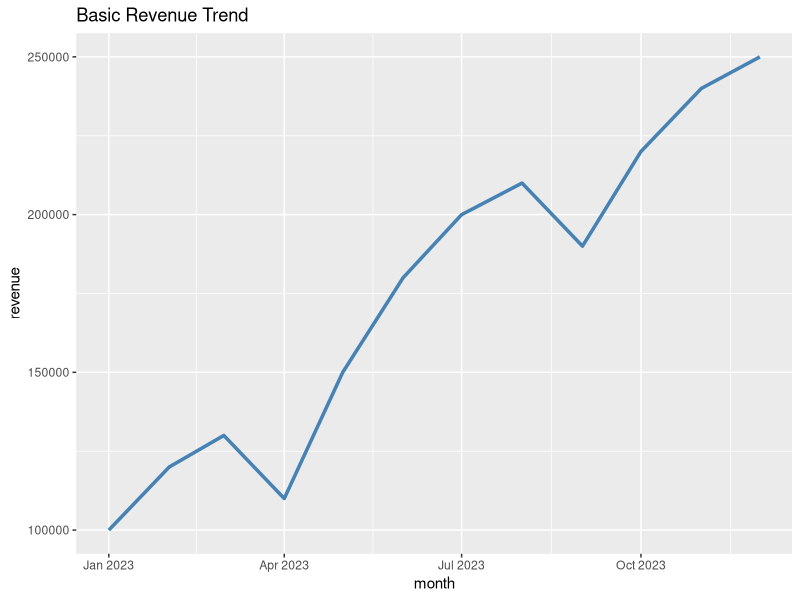
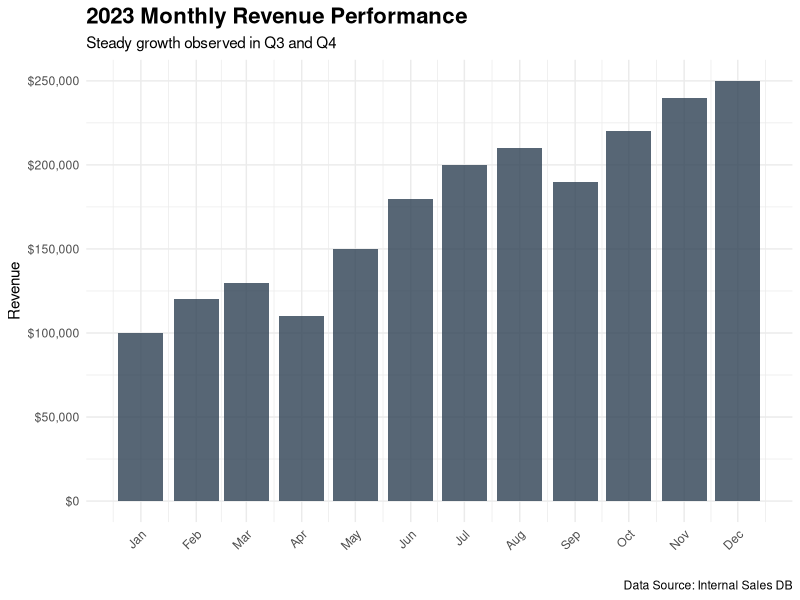
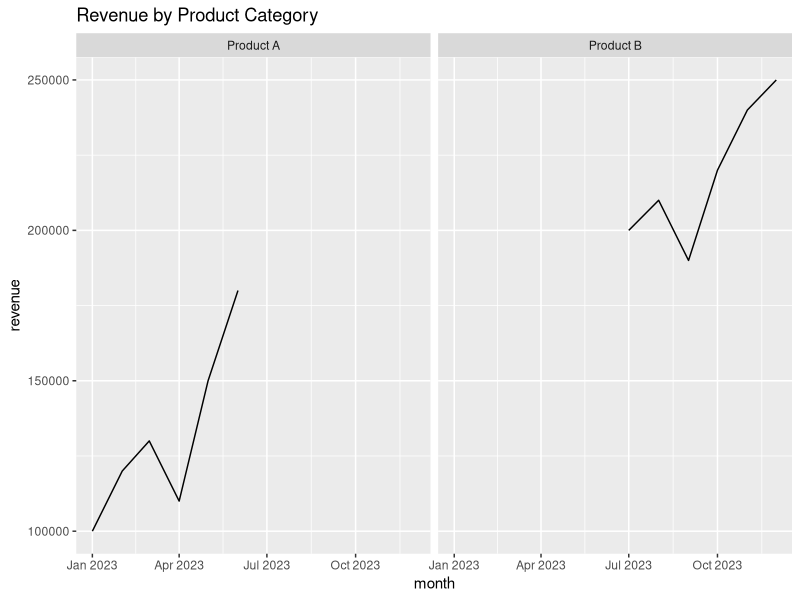
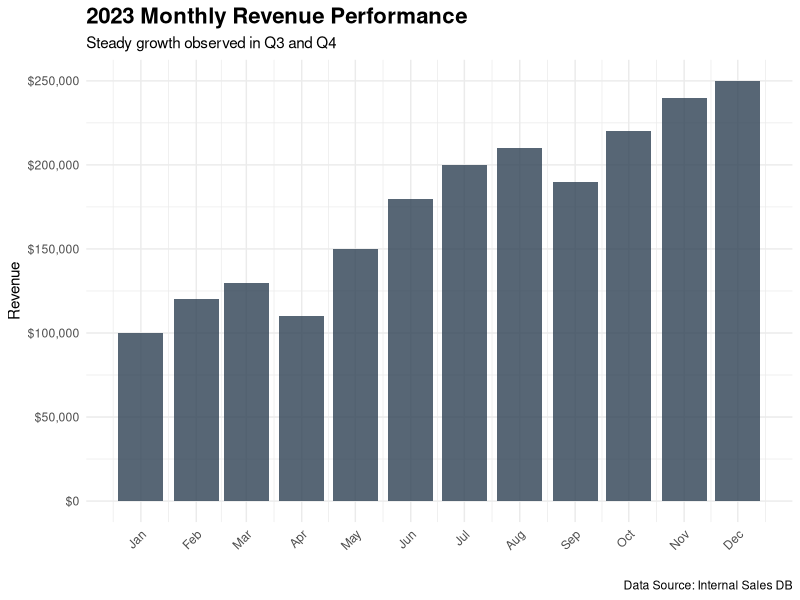

The R script that drew these images, in order:
# -------------------------------------------------------------------------
# Module 07: Visualization (ggplot2)
# Goal: Create professional charts for reports.
# -------------------------------------------------------------------------

# Install packages if needed (run once):
# install.packages("tidyverse")
# install.packages("scales")

library(tidyverse)
library(scales) # For $ and % formatting

# --- STEP 1: CREATE DATA ---
metrics <- tibble(
  month = seq.Date(from = as.Date("2023-01-01"), by = "month", length.out = 12),
  revenue = c(100, 120, 130, 110, 150, 180, 200, 210, 190, 220, 240, 250) * 1000,
  category = rep(c("Product A", "Product B"), each = 6)
)

# --- STEP 2: BASIC LINE CHART ---
p1 <- ggplot(metrics, aes(x = month, y = revenue)) +
  geom_line(color = "steelblue", size = 1.2) +  # Use 'size' for compatibility
  ggtitle("Basic Revenue Trend")

print(p1)

# --- STEP 3: PROFESSIONAL BUSINESS CHART ---
p_pro <- ggplot(metrics, aes(x = month, y = revenue)) +
  geom_col(fill = "#2E4053", alpha = 0.8) + # Dark Blue Bars
  
  # Clean up the axes
  scale_y_continuous(labels = dollar_format()) + # Requires 'scales' package
  scale_x_date(date_labels = "%b", date_breaks = "1 month") +
  
  # Add labels
  labs(
    title = "2023 Monthly Revenue Performance",
    subtitle = "Steady growth observed in Q3 and Q4",
    caption = "Data Source: Internal Sales DB",
    x = "",
    y = "Revenue"
  ) +
  
  # Theme adjustments
  theme_minimal() +
  theme(
    plot.title = element_text(face = "bold", size = 16),
    axis.text.x = element_text(angle = 45, hjust = 1)
  )

print(p_pro)

# --- STEP 4: FACETING (Small Multiples) ---
# Imagine we have multiple categories
p_facet <- ggplot(metrics, aes(x = month, y = revenue)) +
  geom_line() +
  facet_wrap(~ category) + # Splits chart by category
  ggtitle("Revenue by Product Category")

print(p_facet)

# --- STEP 5: SAVE ---
ggsave("revenue_report.png", plot = p_pro, width = 8, height = 5)
print("Saved 'revenue_report.png'")

